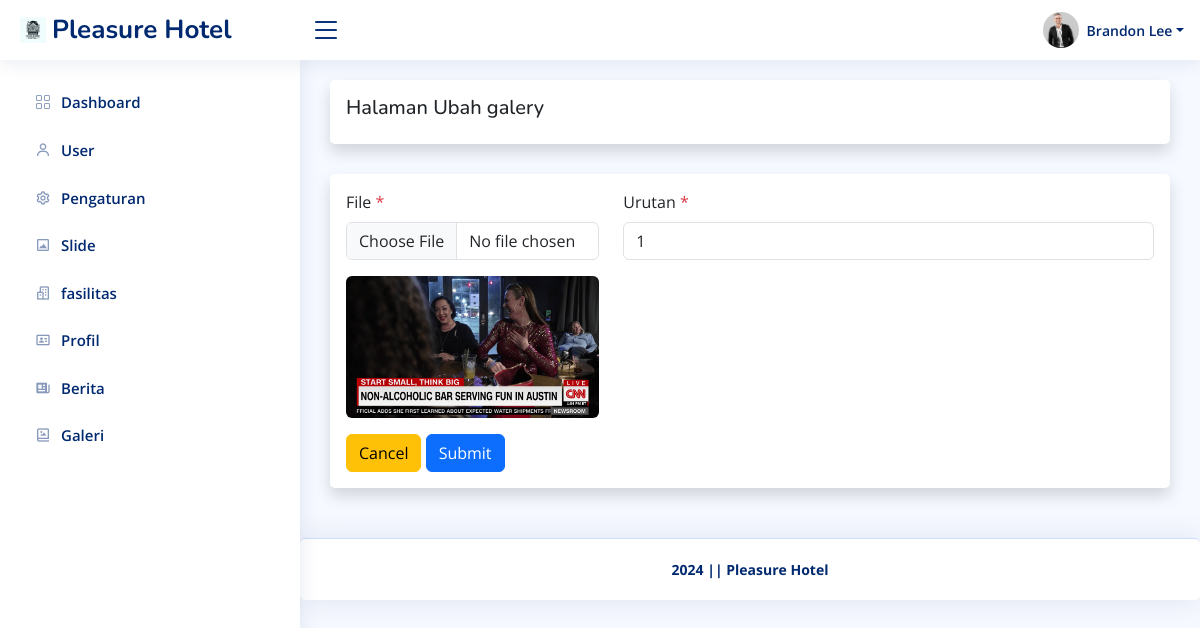
Screenshot of /admin/galery/ubah.php?id=5 (signed in) with the database file from the repository.
### tables this page shows
CREATE TABLE `pengaturan` (
  `id_pengaturan` int(11) NOT NULL,
  `appname` varchar(50) NOT NULL,
  `logo` varchar(255) NOT NULL,
  `copyright` varchar(255) NOT NULL,
  `description` varchar(255) NOT NULL,
  `keyword` varchar(255) NOT NULL,
  `author` varchar(128) NOT NULL
);

CREATE TABLE `user` (
  `id_user` int(11) NOT NULL,
  `username` varchar(128) NOT NULL,
  `password` varchar(255) NOT NULL,
  `nama` varchar(128) NOT NULL,
  `role` int(11) NOT NULL,
  `foto` varchar(255) DEFAULT NULL
);

CREATE TABLE `galery` (
  `id` int(11) NOT NULL,
  `file` varchar(128) NOT NULL,
  `urutan` int(10) NOT NULL
);

### helper.php (called while the page is built, shortened)
<?php
$base_url = 'http://localhost/hotelmurah/';
$koneksi = mysqli_connect('localhost', 'root', '', 'hotel');
function getWhere($query)
{
    global $koneksi;
    return mysqli_fetch_assoc(mysqli_query($koneksi, $query));
}

### admin/galery/ubah.php (the view, shortened to what this page needs)
<?php require '../template/header.php'; ?>
<?php
$id = $_GET['id'];
$galery = getWhere("SELECT * FROM galery WHERE id = $id ");
?>
<div class="card shadow p-3">
    <h5>Halaman Ubah galery</h5>
</div>
<div class="card shadow p-3">
    <form action="" method="post" id="form" enctype="multipart/form-data">
        <div class="row mb-3">
            <div class="col-md-4">
                <div class="mb-3">
                    <label for="file" class="form-label">File <span class="text-danger">*</span></label>
                    <input class="form-control" type="file" id="upload" name="file" onchange="previewFile()">
                </div>
                <div id="preview-container">
                    <?php
                    $file = $galery['file'];
                    $file_extension = pathinfo($file, PATHINFO_EXTENSION);
                    if (in_array($file_extension, ['mp4', 'mkv'])) {
                        echo "<video src='{$base_url}/assets/uploads/galery/{$file}' controls class='rounded w-100'></video>";
                    } else {
                        echo "<img src='{$base_url}/assets/uploads/galery/{$file}' alt='' id='preview' class='rounded w-100'>";
                    }
                    ?>
                </div>
            </div>
            <div class="col-md-8">
                <div class="mb-3">
                    <label for="urutan" class="form-label">Urutan <span class="text-danger">*</span></label>
                    <input type="number" class="form-control" id="urutan" name="urutan" required value="<?= $galery['urutan']; ?>">
                </div>
            </div>
        </div>
        <a class="btn btn-warning" href="<?= $base_url; ?>admin/galery" role="button">Cancel</a>
        <button type="submit" name="submit" class="btn btn-primary">Submit</button>
    </form>
</div>
<?php require '../template/footer.php'; ?>

### admin/template/header.php (shortened to what this page needs)
<?php require '../../helper.php' ?>
<?php $pengaturan = getWhere("SELECT * FROM pengaturan WHERE id_pengaturan = 1 "); ?>
<!DOCTYPE html>
<html lang="en">
<head>
    <link href="<?= $base_url; ?>assets/plugins/bootstrap/css/bootstrap.min.css" rel="stylesheet">
    <link href="<?= $base_url; ?>assets/plugins/bootstrap-icons/bootstrap-icons.css" rel="stylesheet">
    <link href="<?= $base_url; ?>assets/plugins/boxicons/css/boxicons.min.css" rel="stylesheet">
    <link href="<?= $base_url; ?>assets/plugins/quill/quill.snow.css" rel="stylesheet">
    <link href="<?= $base_url; ?>assets/plugins/quill/quill.bubble.css" rel="stylesheet">
    <link href="<?= $base_url; ?>assets/plugins/remixicon/remixicon.css" rel="stylesheet">
    <link href="<?= $base_url; ?>assets/plugins/simple-datatables/style.css" rel="stylesheet">
    <link rel="stylesheet" href="https://cdnjs.cloudflare.com/ajax/libs/twitter-bootstrap/5.3.0/css/bootstrap.min.css">
    <link rel="stylesheet" href="https://cdn.datatables.net/2.0.8/css/dataTables.bootstrap5.css">
    <link href="<?= $base_url; ?>assets/css/style.css" rel="stylesheet">
</head>
<body>
    <header id="header" class="header fixed-top d-flex align-items-center">
        <div class="d-flex align-items-center justify-content-between">
            <a href="<?= $base_url; ?>admin/dashboard" class="logo d-flex align-items-center">
                <img src="<?= $base_url; ?>assets/img/<?= $pengaturan['logo']; ?>" alt="">
                <span class="d-none d-lg-block"><?= $pengaturan['appname']; ?></span>
            </a>
            <i class="bi bi-list toggle-sidebar-btn"></i>
        </div>
        <nav class="header-nav ms-auto">
            <ul class="d-flex align-items-center">
                <li class="nav-item dropdown pe-3">
                    <?php
                    $id = $_SESSION['id_user'];
                    $akun = getWhere("SELECT * FROM user WHERE id_user = $id ");
                    ?>
                    <a class="nav-link nav-profile d-flex align-items-center pe-0" href="#" data-bs-toggle="dropdown">
                        <?php if ($akun['foto']) : ?>
                            <img src="<?= $base_url; ?>/assets/uploads/user/<?= $akun['foto']; ?>" alt="<?= $akun['nama']; ?>" class="rounded-circle">
                        <?php else : ?>
                            <img src="<?= $base_url; ?>assets/img/noprofil.png" alt="<?= $akun['nama']; ?>" class="rounded-circle">
                        <?php endif ?>
                        <span class="d-none d-md-block dropdown-toggle ps-2"><?= $akun['nama']; ?></span>
                    </a>
                </li>
            </ul>
        </nav>
    </header>
    <aside id="sidebar" class="sidebar">
        <ul class="sidebar-nav" id="sidebar-nav">
            <li class="nav-item">
                <a class="nav-link collapsed" href="<?= $base_url; ?>admin/dashboard">
                    <i class="bi bi-grid"></i>
                    <span>Dashboard</span>
                </a>
            </li>
            <?php if ($_SESSION['role'] == 1) : ?>
                <li class="nav-item">
                    <a class="nav-link collapsed" href="<?= $base_url; ?>admin/user">
                        <i class='bx bx-user'></i>
                        <span>User</span>
                    </a>
                </li>
            <?php endif ?>
            <li class="nav-item">
                <a class="nav-link collapsed" href="<?= $base_url; ?>admin/pengaturan">
                    <i class='bx bx-cog'></i>
                    <span>Pengaturan</span>
                </a>
            </li>
            <li class="nav-item">
                <a class="nav-link collapsed" href="<?= $base_url; ?>admin/slide">
                    <i class='bx bx-image-alt'></i>
                    <span>Slide</span>
                </a>
            </li>
            <li class="nav-item">
                <a class="nav-link collapsed" href="<?= $base_url; ?>admin/fasilitas">
                    <i class='bx bx-buildings'></i>
                    <span>fasilitas</span>
                </a>
            </li>
            <li class="nav-item">
                <a class="nav-link collapsed" href="<?= $base_url; ?>admin/profil">
                    <i class='bx bx-id-card'></i>
                    <span>Profil</span>
                </a>
            </li>
            <li class="nav-item">
                <a class="nav-link collapsed" href="<?= $base_url; ?>admin/berita">
                    <i class='bx bxs-news' ></i>
                    <span>Berita</span>
                </a>
            </li>
            <li class="nav-item">
                <a class="nav-link collapsed" href="<?= $base_url; ?>admin/galery">
                    <i class='bx bx-photo-album'></i>
                    <span>Galeri</span>
                </a>
            </li>
        </ul>
    </aside>
    <main id="main" class="main">

### admin/template/footer.php (shortened to what this page needs)
</main>
<footer id="footer" class="footer card">
    <div class="copyright fw-bold">
        <?= $pengaturan['copyright']; ?>
    </div>
</footer>
</body>
</html>

### assets/css/style.css (style rules this page uses)
:root { scroll-behavior: smooth; }
body { font-family: "Open Sans", sans-serif; background: #f6f9ff; color: #444444; }
a { color: #4154f1; text-decoration: none; }
h1, h2, h3, h4, h5, h6 { font-family: "Nunito", sans-serif; }
#main { margin-top: 60px; padding: 20px 30px; transition: all 0.3s; }
.card { margin-bottom: 30px; border: none; border-radius: 5px; box-shadow: 0px 0 30px rgba(1, 41, 112, 0.1); }
.logo { line-height: 1; }
@media (min-width: 1200px) { .logo { width: 280px; } }
.logo img { max-height: 26px; margin-right: 6px; }
.logo span { font-size: 26px; font-weight: 700; color: #012970; font-family: "Nunito", sans-serif; }
.header { transition: all 0.5s; z-index: 997; height: 60px; box-shadow: 0px 2px 20px rgba(1, 41, 112, 0.1); background-color: #fff; padding-left: 20px; }
.header .toggle-sidebar-btn { font-size: 32px; padding-left: 10px; cursor: pointer; color: #012970; }
.header-nav ul { list-style: none; }
.header-nav>ul { margin: 0; padding: 0; }
.header-nav .nav-profile { color: #012970; }
.header-nav .nav-profile img { max-height: 36px; }
.header-nav .nav-profile span { font-size: 14px; font-weight: 600; }
.sidebar { position: fixed; top: 60px; left: 0; bottom: 0; width: 300px; z-index: 996; transition: all 0.3s; padding: 20px; overflow-y: auto; scrollbar-width: thin; scrollbar-color: #aab7cf transparent; box-shadow: 0px 0px 20px rgba(1, 41, 112, 0.1); background-color: #fff; }
@media (min-width: 1200px) { #main, #footer { margin-left: 300px; } }
.sidebar-nav { padding: 0; margin: 0; list-style: none; }
.sidebar-nav li { padding: 0; margin: 0; list-style: none; }
.sidebar-nav .nav-item { margin-bottom: 5px; }
.sidebar-nav .nav-link { display: flex; align-items: center; font-size: 15px; font-weight: 600; color: #4154f1; transition: 0.3; background: #f6f9ff; padding: 10px 15px; border-radius: 4px; }
.sidebar-nav .nav-link i { font-size: 16px; margin-right: 10px; color: #4154f1; }
.sidebar-nav .nav-link.collapsed { color: #012970; background: #fff; }
.sidebar-nav .nav-link.collapsed i { color: #899bbd; }
.footer { padding: 20px 0; font-size: 14px; transition: all 0.3s; border-top: 1px solid #cddfff; }
.footer .copyright { text-align: center; color: #012970; }

### rows the page displays
pengaturan: logo (picture), appname "Pleasure Hotel", copyright "2024 || Pleasure Hotel"
user: foto (picture), nama "Brandon Lee"
galery: file (picture), urutan "1"
